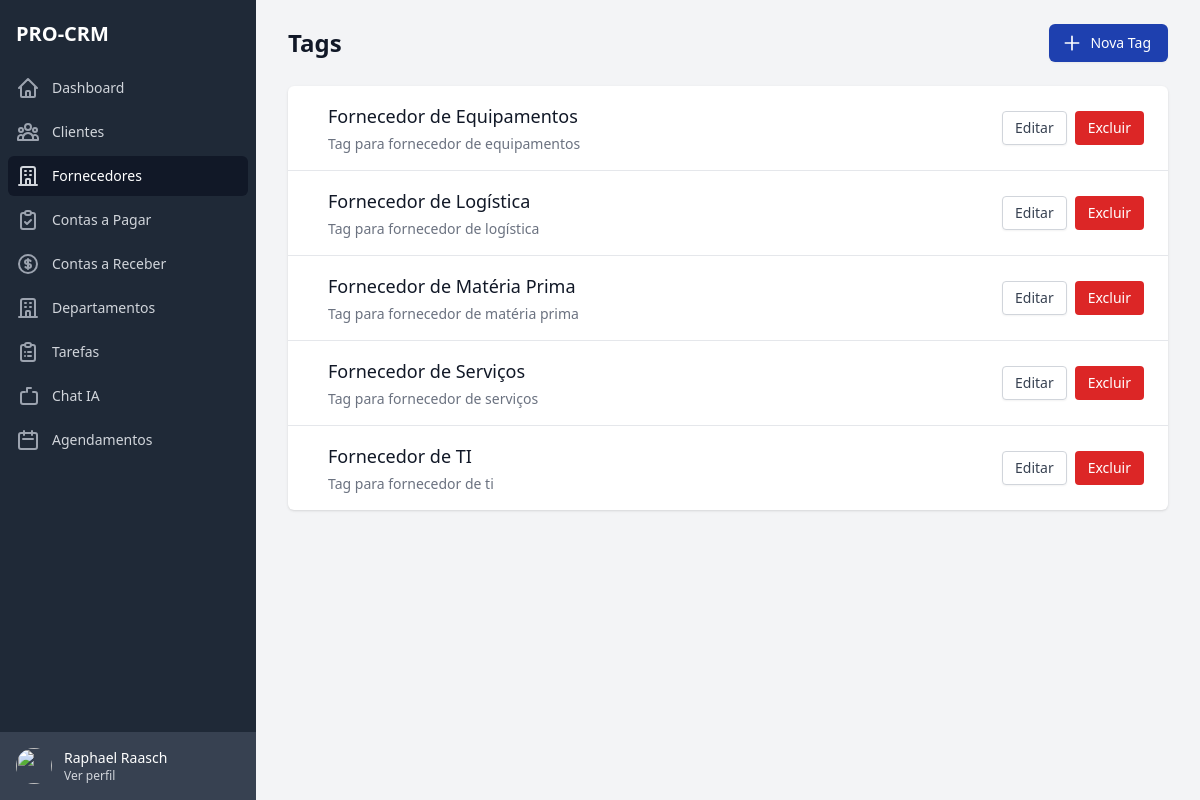
Screenshot of /suppliers/tags/ (signed in) with the database file from the repository.
### apps/accounts/models.py (models this page shows, shortened)
class CustomUser(AbstractUser):
    id = models.UUIDField(primary_key=True, default=uuid.uuid4, editable=False)
    enterprise = models.ForeignKey(Enterprise, on_delete=models.CASCADE, null=True, blank=True)
    cpf = models.CharField(
        max_length=14,
        blank=True,
        null=True,
        verbose_name='CPF',
        help_text='Digite o CPF no formato XXX.XXX.XXX-XX'
    )
    phone = models.CharField(
        max_length=15,
        blank=True,
        null=True,
        verbose_name='Telefone',
        help_text='Digite o telefone no formato (XX) XXXXX-XXXX'
    )
    photo = models.ImageField(upload_to='users/photos/', null=True, blank=True, verbose_name='Foto')
    groups = models.ManyToManyField(
        'auth.Group',
        verbose_name='groups',
        blank=True,
        help_text='The groups this user belongs to. A user will get all permissions granted to each of their groups.',
        related_name='custom_user_set',
        related_query_name='custom_user'
    )
    user_permissions = models.ManyToManyField(
        'auth.Permission',
        verbose_name='user permissions',
        blank=True,
        help_text='Specific permissions for this user.',
        related_name='custom_user_set',
        related_query_name='custom_user'
    )
    is_active = models.BooleanField(default=True)
    is_staff = models.BooleanField(default=False)
    is_superuser = models.BooleanField(default=False)
    created_at = models.DateTimeField(auto_now_add=True)
    updated_at = models.DateTimeField(auto_now=True)
    is_admin = models.BooleanField(default=True)
    class Meta:
        verbose_name = 'Usuário'
        verbose_name_plural = 'Usuários'
        ordering = ['username']

### apps/suppliers/models.py (models this page shows)
class SupplierTag(BaseModel):
    enterprise = models.ForeignKey(Enterprise, on_delete=models.CASCADE, verbose_name='Empresa')
    name = models.CharField(max_length=100, verbose_name='Nome')
    description = models.TextField(blank=True, null=True, verbose_name='Descrição')
    color = models.CharField(max_length=10, verbose_name='Cor')
    is_active = models.BooleanField(default=True, verbose_name='Ativo')

### apps/suppliers/views.py (the view)
# urls.py: path('tags/', views.tag_list, name='tag_list'),
@login_required
def tag_list(request):
    tags = SupplierTag.objects.filter(is_active=True, enterprise=request.user.enterprise).order_by('name')
    return render(request, 'suppliers/pages/tag_list.html', {'tags': tags})

### apps/suppliers/templates/suppliers/pages/tag_list.html (shortened to what this page needs)
{% extends 'base.html' %}
{% load static %}
{% block content %}
<div class="flex h-screen bg-gray-100">
    {% include 'includes/sidebar.html' %}
    <div class="flex-1 flex flex-col overflow-hidden">
        <main class="flex-1 relative overflow-y-auto focus:outline-none">
            <div class="py-6">
                <div class="max-w-7xl mx-auto px-4 sm:px-6 md:px-8">
                    <div class="flex justify-between items-center mb-6">
                        <h1 class="text-2xl font-semibold text-gray-900">Tags</h1>
                        <a href="{% url 'suppliers:tag_create' %}" class="inline-flex items-center px-4 py-2 border border-transparent rounded-md shadow-sm text-sm font-medium text-white bg-blue-800 hover:bg-blue-900 focus:outline-none focus:ring-2 focus:ring-offset-2 focus:ring-blue-800">
                            <svg class="-ml-1 mr-2 h-5 w-5" xmlns="http://www.w3.org/2000/svg" fill="none" viewBox="0 0 24 24" stroke="currentColor">
                                <path stroke-linecap="round" stroke-linejoin="round" stroke-width="2" d="M12 4v16m8-8H4" />
                            </svg>
                            Nova Tag
                        </a>
                    </div>
                    <div class="bg-white shadow overflow-hidden sm:rounded-md">
                        <ul class="divide-y divide-gray-200">
                            {% for tag in tags %}
                            <li>
                                <div class="px-4 py-4 sm:px-6">
                                    <div class="flex items-center justify-between">
                                        <div class="flex items-center">
                                            <div class="ml-4">
                                                <h2 class="text-lg font-medium text-gray-900">{{ tag.name }}</h2>
                                                {% if tag.description %}
                                                <div class="mt-1 text-sm text-gray-500">
                                                    {{ tag.description }}
                                                </div>
                                                {% endif %}
                                            </div>
                                        </div>
                                        <div class="flex space-x-2">
                                            <a href="{% url 'suppliers:tag_edit' tag.id %}" class="inline-flex items-center px-3 py-1.5 border border-gray-300 shadow-sm text-sm font-medium rounded text-gray-700 bg-white hover:bg-gray-50 focus:outline-none focus:ring-2 focus:ring-offset-2 focus:ring-blue-800">
                                                Editar
                                            </a>
                                            <button onclick="confirmDelete('{{ tag.id }}')" class="inline-flex items-center px-3 py-1.5 border border-transparent text-sm font-medium rounded text-white bg-red-600 hover:bg-red-700 focus:outline-none focus:ring-2 focus:ring-offset-2 focus:ring-red-500">
                                                Excluir
                                            </button>
                                        </div>
                                    </div>
                                </div>
                            </li>
                            {% empty %}
                            <li class="px-4 py-4 sm:px-6 text-center text-gray-500">
                                Nenhuma tag encontrada
                            </li>
                            {% endfor %}
                        </ul>
                    </div>
                </div>
            </div>
        </main>
    </div>
</div>
{% endblock %}

### templates/includes/sidebar.html
{% load static %}
<div class="hidden md:flex md:flex-shrink-0">
    <div class="flex flex-col w-64">
        <div class="flex flex-col h-0 flex-1 bg-gray-800">
            <div class="flex-1 flex flex-col pt-5 pb-4 overflow-y-auto">
                <div class="flex items-center flex-shrink-0 px-4">
                    <h1 class="text-xl font-bold text-white">PRO-CRM</h1>
                </div>
                <nav class="mt-5 flex-1 px-2 bg-gray-800 space-y-1">
                    <a href="{% url 'dashboard:home' %}" class="group flex items-center px-2 py-2 text-sm font-medium rounded-md {% if request.resolver_match.url_name == 'home' %}bg-gray-900 text-white{% else %}text-gray-300 hover:bg-gray-700 hover:text-white{% endif %}">
                        <svg class="mr-3 h-6 w-6 {% if request.resolver_match.url_name == 'home' %}text-gray-300{% else %}text-gray-400 group-hover:text-gray-300{% endif %}" xmlns="http://www.w3.org/2000/svg" fill="none" viewBox="0 0 24 24" stroke="currentColor">
                            <path stroke-linecap="round" stroke-linejoin="round" stroke-width="2" d="M3 12l2-2m0 0l7-7 7 7M5 10v10a1 1 0 001 1h3m10-11l2 2m-2-2v10a1 1 0 01-1 1h-3m-6 0a1 1 0 001-1v-4a1 1 0 011-1h2a1 1 0 011 1v4a1 1 0 001 1m-6 0h6" />
                        </svg>
                        Dashboard
                    </a>
                    <a href="{% url 'clients:list' %}" class="group flex items-center px-2 py-2 text-sm font-medium rounded-md {% if request.resolver_match.app_name == 'clients' %}bg-gray-900 text-white{% else %}text-gray-300 hover:bg-gray-700 hover:text-white{% endif %}">
                        <svg class="mr-3 h-6 w-6 {% if request.resolver_match.app_name == 'clients' %}text-gray-300{% else %}text-gray-400 group-hover:text-gray-300{% endif %}" xmlns="http://www.w3.org/2000/svg" fill="none" viewBox="0 0 24 24" stroke="currentColor">
                            <path stroke-linecap="round" stroke-linejoin="round" stroke-width="2" d="M17 20h5v-2a3 3 0 00-5.356-1.857M17 20H7m10 0v-2c0-.656-.126-1.283-.356-1.857M7 20H2v-2a3 3 0 015.356-1.857M7 20v-2c0-.656.126-1.283.356-1.857m0 0a5.002 5.002 0 019.288 0M15 7a3 3 0 11-6 0 3 3 0 016 0zm6 3a2 2 0 11-4 0 2 2 0 014 0zM7 10a2 2 0 11-4 0 2 2 0 014 0z" />
                        </svg>
                        Clientes
                    </a>
                    <a href="{% url 'suppliers:list' %}" class="group flex items-center px-2 py-2 text-sm font-medium rounded-md {% if request.resolver_match.app_name == 'suppliers' %}bg-gray-900 text-white{% else %}text-gray-300 hover:bg-gray-700 hover:text-white{% endif %}">
                        <svg class="mr-3 h-6 w-6 {% if request.resolver_match.app_name == 'suppliers' %}text-gray-300{% else %}text-gray-400 group-hover:text-gray-300{% endif %}" xmlns="http://www.w3.org/2000/svg" fill="none" viewBox="0 0 24 24" stroke="currentColor">
                            <path stroke-linecap="round" stroke-linejoin="round" stroke-width="2" d="M19 21V5a2 2 0 00-2-2H7a2 2 0 00-2 2v16m14 0h2m-2 0h-5m-9 0H3m2 0h5M9 7h1m-1 4h1m4-4h1m-1 4h1m-5 10v-5a1 1 0 011-1h2a1 1 0 011 1v5m-4 0h4" />
                        </svg>
                        Fornecedores
                    </a>
                    <a href="{% url 'billings:payable_list' %}" class="group flex items-center px-2 py-2 text-sm font-medium rounded-md {% if request.resolver_match.app_name == 'billings' and 'payable' in request.path %}bg-gray-900 text-white{% else %}text-gray-300 hover:bg-gray-700 hover:text-white{% endif %}">
                        <svg class="mr-3 h-6 w-6 {% if request.resolver_match.app_name == 'billings' and 'payable' in request.path %}text-gray-300{% else %}text-gray-400 group-hover:text-gray-300{% endif %}" xmlns="http://www.w3.org/2000/svg" fill="none" viewBox="0 0 24 24" stroke="currentColor">
                            <path stroke-linecap="round" stroke-linejoin="round" stroke-width="2" d="M9 5H7a2 2 0 00-2 2v12a2 2 0 002 2h10a2 2 0 002-2V7a2 2 0 00-2-2h-2M9 5a2 2 0 002 2h2a2 2 0 002-2M9 5a2 2 0 012-2h2a2 2 0 012 2m-6 9l2 2 4-4" />
                        </svg>
                        Contas a Pagar
                    </a>
                    <a href="{% url 'billings:receivable_list' %}" class="group flex items-center px-2 py-2 text-sm font-medium rounded-md {% if request.resolver_match.app_name == 'billings' and 'receivable' in request.path %}bg-gray-900 text-white{% else %}text-gray-300 hover:bg-gray-700 hover:text-white{% endif %}">
                        <svg class="mr-3 h-6 w-6 {% if request.resolver_match.app_name == 'billings' and 'receivable' in request.path %}text-gray-300{% else %}text-gray-400 group-hover:text-gray-300{% endif %}" xmlns="http://www.w3.org/2000/svg" fill="none" viewBox="0 0 24 24" stroke="currentColor">
                            <path stroke-linecap="round" stroke-linejoin="round" stroke-width="2" d="M12 8c-1.657 0-3 .895-3 2s1.343 2 3 2 3 .895 3 2-1.343 2-3 2m0-8c1.11 0 2.08.402 2.599 1M12 8V7m0 1v8m0 0v1m0-1c-1.11 0-2.08-.402-2.599-1M21 12a9 9 0 11-18 0 9 9 0 0118 0z" />
                        </svg>
                        Contas a Receber
                    </a>
                    <a href="{% url 'department:list' %}" class="group flex items-center px-2 py-2 text-sm font-medium rounded-md {% if request.resolver_match.app_name == 'department' %}bg-gray-900 text-white{% else %}text-gray-300 hover:bg-gray-700 hover:text-white{% endif %}">
                        <svg class="mr-3 h-6 w-6 {% if request.resolver_match.app_name == 'department' %}text-gray-300{% else %}text-gray-400 group-hover:text-gray-300{% endif %}" xmlns="http://www.w3.org/2000/svg" fill="none" viewBox="0 0 24 24" stroke="currentColor">
                            <path stroke-linecap="round" stroke-linejoin="round" stroke-width="2" d="M19 21V5a2 2 0 00-2-2H7a2 2 0 00-2 2v16m14 0h2m-2 0h-5m-9 0H3m2 0h5M9 7h1m-1 4h1m4-4h1m-1 4h1m-5 10v-5a1 1 0 011-1h2a1 1 0 011 1v5m-4 0h4" />
                        </svg>
                        Departamentos
                    </a>
                    <a href="{% url 'tasks:kanban' %}" class="group flex items-center px-2 py-2 text-sm font-medium rounded-md {% if request.resolver_match.app_name == 'tasks' %}bg-gray-900 text-white{% else %}text-gray-300 hover:bg-gray-700 hover:text-white{% endif %}">
                        <svg class="mr-3 h-6 w-6 {% if request.resolver_match.app_name == 'tasks' %}text-gray-300{% else %}text-gray-400 group-hover:text-gray-300{% endif %}" xmlns="http://www.w3.org/2000/svg" fill="none" viewBox="0 0 24 24" stroke="currentColor">
                            <path stroke-linecap="round" stroke-linejoin="round" stroke-width="2" d="M9 5H7a2 2 0 00-2 2v12a2 2 0 002 2h10a2 2 0 002-2V7a2 2 0 00-2-2h-2M9 5a2 2 0 002 2h2a2 2 0 002-2M9 5a2 2 0 012-2h2a2 2 0 012 2m-3 7h3m-3 4h3m-6-4h.01M9 16h.01" />
                        </svg>
                        Tarefas
                    </a>
                    <a href="{% url 'chat:chat' %}" class="group flex items-center px-2 py-2 text-sm font-medium rounded-md {% if request.resolver_match.app_name == 'chat' %}bg-gray-900 text-white{% else %}text-gray-300 hover:bg-gray-700 hover:text-white{% endif %}">
                        <svg class="mr-3 h-6 w-6 {% if request.resolver_match.app_name == 'chat' %}text-gray-300{% else %}text-gray-400 group-hover:text-gray-300{% endif %}" xmlns="http://www.w3.org/2000/svg" fill="none" viewBox="0 0 24 24" stroke="currentColor">
                            <path stroke-linecap="round" stroke-linejoin="round" stroke-width="2" d="M17 8h2a2 2 0 012 2v8a2 2 0 01-2 2H7a2 2 0 01-2-2V10a2 2 0 012-2h2m6-4h-4m0 0V4m0 0v4" />
                        </svg>
                        Chat IA
                    </a>
                    <a href="{% url 'appointment:fullcalendar' %}" class="group flex items-center px-2 py-2 text-sm font-medium rounded-md {% if request.resolver_match.app_name == 'appointments' %}bg-gray-900 text-white{% else %}text-gray-300 hover:bg-gray-700 hover:text-white{% endif %}">
                        <svg class="mr-3 h-6 w-6 {% if request.resolver_match.app_name == 'appointments' %}text-gray-300{% else %}text-gray-400 group-hover:text-gray-300{% endif %}" xmlns="http://www.w3.org/2000/svg" fill="none" viewBox="0 0 24 24" stroke="currentColor">
                            <path stroke-linecap="round" stroke-linejoin="round" stroke-width="2" d="M8 7V3m8 4V3m-9 8h10M5 21h14a2 2 0 002-2V7a2 2 0 00-2-2H5a2 2 0 00-2 2v12a2 2 0 002 2z" />
                        </svg>
                        Agendamentos
                    </a>
                </nav>
            </div>
            <div class="flex-shrink-0 flex bg-gray-700 p-4">
                <a href="#" class="flex-shrink-0 w-full group block">
                    <div class="flex items-center">
                        <div>
                            <img class="inline-block h-9 w-9 rounded-full" src="https://images.unsplash.com/photo-1472099645785-5658abf4ff4e?ixlib=rb-1.2.1&ixid=eyJhcHBfaWQiOjEyMDd9&auto=format&fit=facearea&facepad=2&w=256&h=256&q=80" alt="">
                        </div>
                        <div class="ml-3">
                            <p class="text-sm font-medium text-white">
                                {{ request.user.get_full_name }}
                            </p>
                            <p class="text-xs font-medium text-gray-300 group-hover:text-gray-200">
                                Ver perfil
                            </p>
                        </div>
                    </div>
                </a>
            </div>
        </div>
    </div>
</div>

### rows the page displays
CustomUser: user.get_full_name "Raphael Raasch"
SupplierTag: name "Fornecedor de Equipamentos", description "Tag para fornecedor de equipamentos"
SupplierTag: name "Fornecedor de Logística", description "Tag para fornecedor de logística"
SupplierTag: name "Fornecedor de Matéria Prima", description "Tag para fornecedor de matéria prima"
SupplierTag: name "Fornecedor de Serviços", description "Tag para fornecedor de serviços"
SupplierTag: name "Fornecedor de TI", description "Tag para fornecedor de ti"
